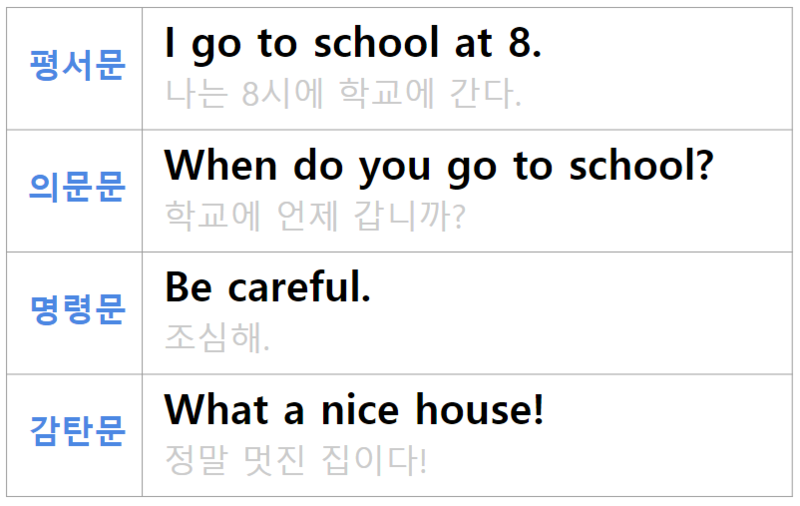
#> input picture cv_openCV_study03/images/image.png, 800 x 506 px, found by its file name
$ python opencv_project03.py
#> lines starting #> are read from the running program, lines starting #| are printed output that depends on the picture; after the words box and inside, x2 and y2 are one past the last pixel; in counts of white or black regions, pixels touching at a corner belong together
import cv2
import numpy as np
from numpy.matrixlib import defmatrix
import pytesseract

def rectify(h):
    h = h.reshape((4, 2))
    hnew = np.zeros((4, 2), dtype=np.float32)

    add = h.sum(1)
    hnew[0] = h[np.argmin(add)]
    hnew[2] = h[np.argmax(add)]

    diff = np.diff(h, axis = 1)
    hnew[1] = h[np.argmin(diff)]
    hnew[3] = h[np.argmax(diff)]

    return hnew

def resize_image(image, width, height):
    image= cv2.resize(image, (width, height))
    return image

def gray_image(image):
    image = cv2.cvtColor(image, cv2.COLOR_BGR2GRAY)
    return image

def canny_edge_detection(image):
    blurred_image = cv2.GaussianBlur(image, (5, 5), 0)
    edges = cv2.Canny(blurred_image, 0, 50)
    return edges

def find_contours(image):
    (contours, _) = cv2.findContours(image, cv2.RETR_LIST, cv2.CHAIN_APPROX_NONE)
    contours = sorted(contours, key=cv2.contourArea, reverse=True)
    for c in contours:
        p = cv2.arcLength(c, True)
        approx = cv2.approxPolyDP(c, 0.02 * p, True)

        if len(approx) == 4:
            target = approx
            break

    return target

def draw_contours(orig_image, image, target):
    approx = rectify(target)
    pts2 = np.float32([[0,0], [800, 0], [800, 800], [0, 800]])

    M = cv2.getPerspectiveTransform(approx, pts2)
    result = cv2.warpPerspective(image, M, (800, 800))

    cv2.drawContours(image, [target], -1, (0, 255, 0), 2)
    result = cv2.cvtColor(result, cv2.COLOR_BGR2GRAY)
    return result

image = cv2.imread("image.png")         # OCR 할 이미지를 불러왔고
#> image is the input picture: shape (506, 800, 3); mean B, G, R 243.1, 242, 241.3
image = resize_image(image, 1500, 800)  # 그 이미지를 잘 OCR할 수 있도록 크기를 크게 하고
#> in resize_image, `image= cv2.resize(image, (width, height))`:
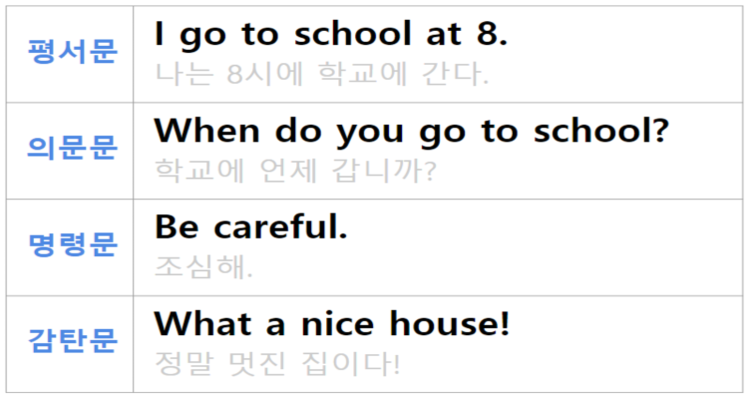
#> image: shape (800, 1500, 3) (shown at 1/2 size); mean of channels 0, 1, 2 243.1, 242, 241.3; drawn as B, G, R
orig = image.copy()
gray = gray_image(orig)                 # 처리량을 줄일 수 있도록 컬러이미지를 Gray로 변환
#> in gray_image, `image = cv2.cvtColor(image, cv2.COLOR_BGR2GRAY)`:
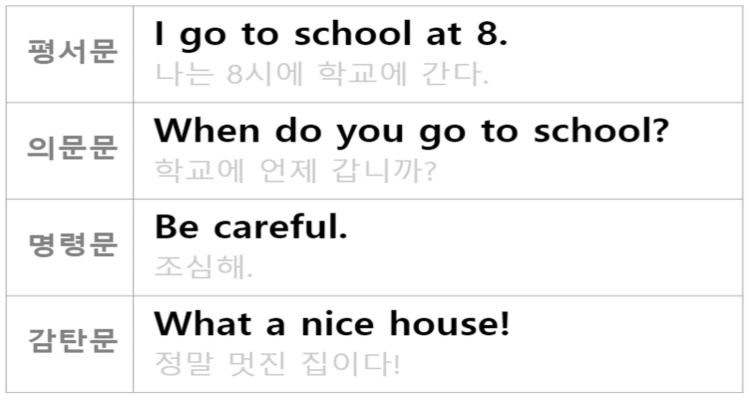
#> image: shape (800, 1500) (shown at 1/2 size); min 0, max 255, mean 241.9
edges = canny_edge_detection(gray)      # 그 이미지에서 외곽선을 확인
#> in canny_edge_detection, `edges = cv2.Canny(blurred_image, 0, 50)`:
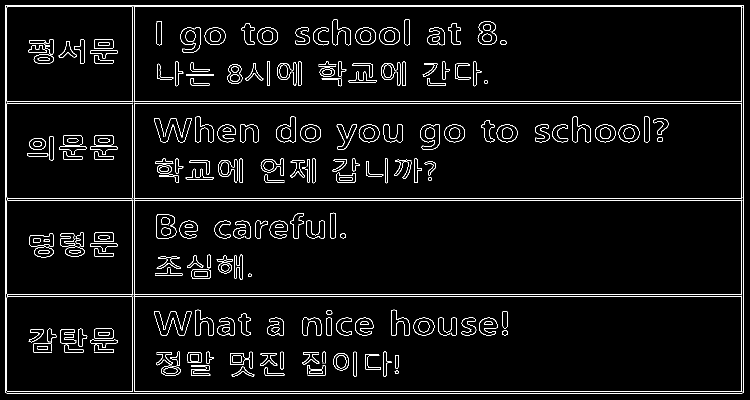
#> edges: shape (800, 1500) (shown at 1/2 size); 3.8% white in thin lines or dots

target = find_contours(edges)
#> in find_contours, `(contours, _) = cv2.findContours(image, cv2.RETR_LIST, cv2.CHAIN_APPRO..`: contours = 452 contours, 68 with area under 20; largest, box (x1, y1, x2, y2) and area: (10, 10, 1488, 787) 1146141, (10, 10, 1488, 787) 1146138, (268, 398, 1485, 784) 460490, (268, 13, 1485, 204) 230851, (268, 593, 1484, 784) 230848
#> the loop in find_contours, `for c in contours:` made 1 pass
#> (p, target) on pass 1: (4502.5, [[11, 10], [11, 785], [1486, 785], [1486, 10]])
#> target = [[11, 10], [11, 785], [1486, 785], [1486, 10]]
output = draw_contours(orig, image, target)
#> in rectify, `add = h.sum(1)`: add = [21, 796, 2271, 1496]
#> in rectify, `diff = np.diff(h, axis = 1)`: diff = [-1, 774, -701, -1476]
#> in draw_contours, `approx = rectify(target)`: approx = [[11, 10], [1486, 10], [1486, 785], [11, 785]]
#> in draw_contours, `M = cv2.getPerspectiveTransform(approx, pts2)`: M = [[0.542, 1.45e-18, -5.97], [0, 1.03, -10.32], [7.23e-20, 2.12e-37, 1]]
#> in draw_contours, `result = cv2.warpPerspective(image, M, (800, 800))`:
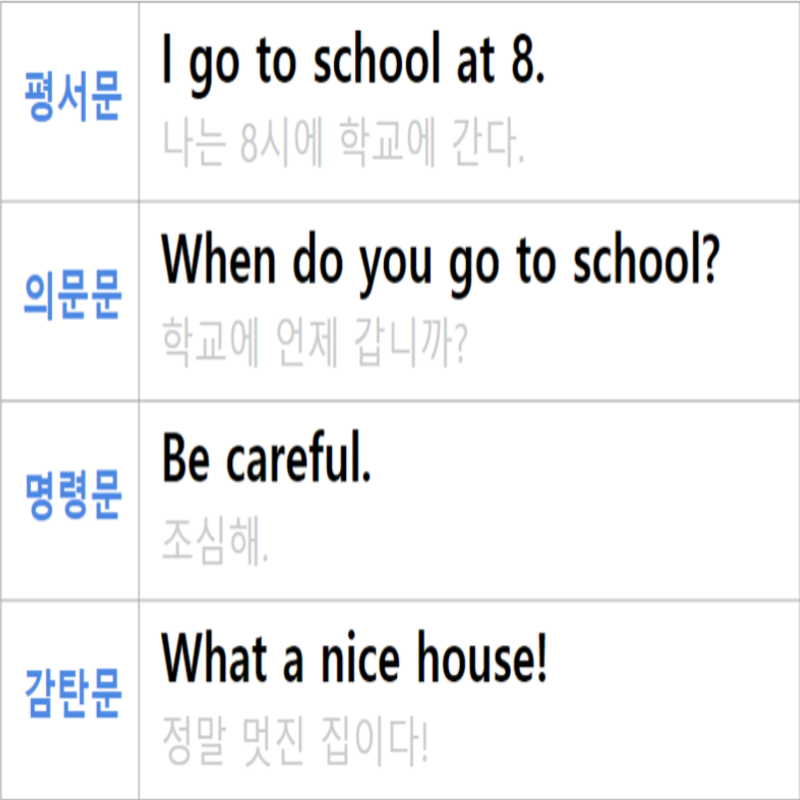
#> result: shape (800, 800, 3); mean of channels 0, 1, 2 242.7, 241.5, 240.8; drawn as B, G, R
#> in draw_contours, `cv2.drawContours(image, [target], -1, (0, 255, 0), 2)`:
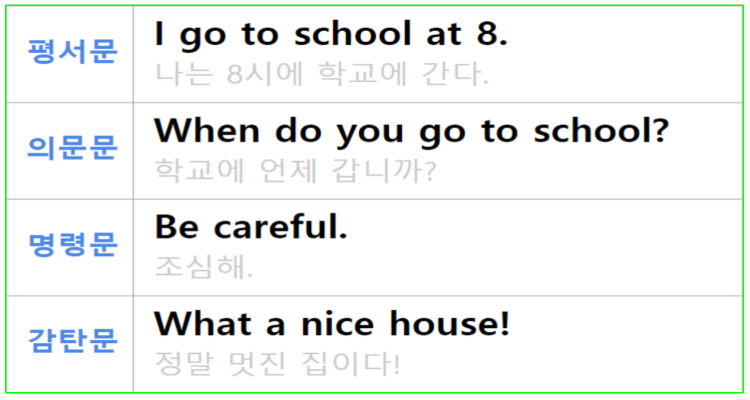
#> image: shape (800, 1500, 3) (shown at 1/2 size); 1.12% of pixels changed, all inside (x1, y1, x2, y2) = (10, 9, 1488, 787); drawn as B, G, R
#> in draw_contours, `result = cv2.cvtColor(result, cv2.COLOR_BGR2GRAY)`:
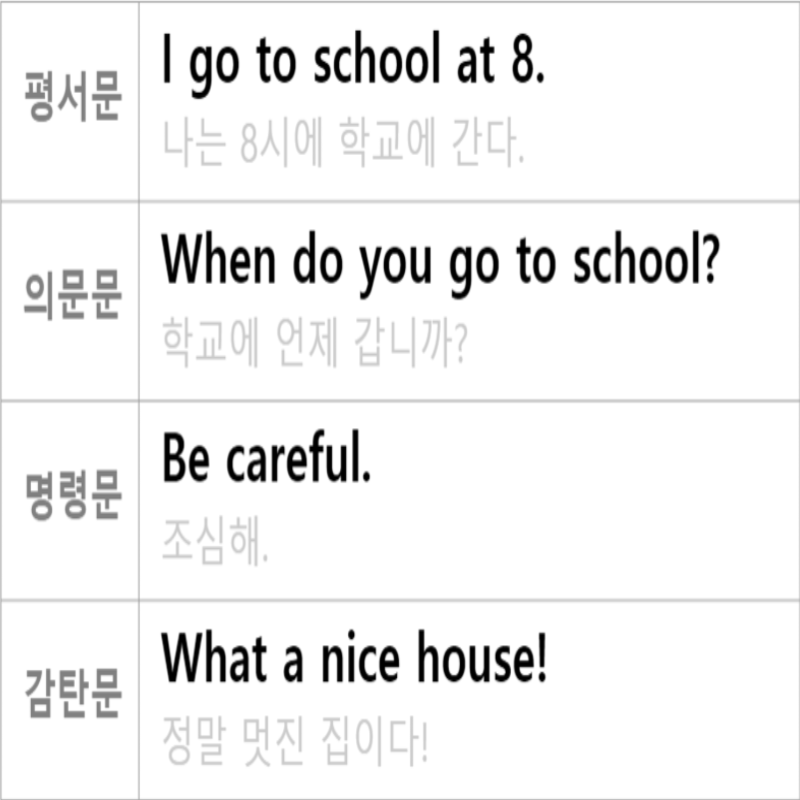
#> result: shape (800, 800); min 0, max 255, mean 241.4
#> (the run stopped early here; a loop or call above may not have finished)
